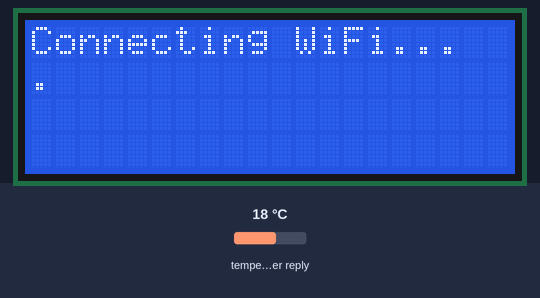
Recording of a sketch running on a simulated ESP32. Parts: 20×4 character LCD. The test bench sets the inputs (shaded band); at power-on: temperature in the weather reply 18 °C. WiFi joins after 1.5 s; servers stay silent unless stated; network time is answered at once with the bench clock; the local clock reads 2024-03-15 10:24:30 at power-on unless the sketch sets it; web services answer with replies made up by the test bench; what the sketch prints to the serial monitor is not drawn.

Above: at 0.6 s.
At 1.9 s:
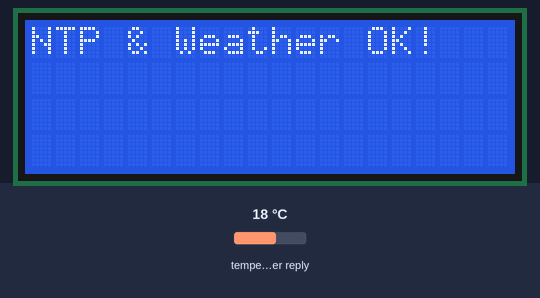
At 4.0 s:
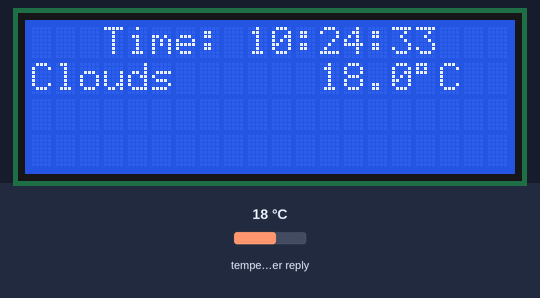
At 11.9 s:
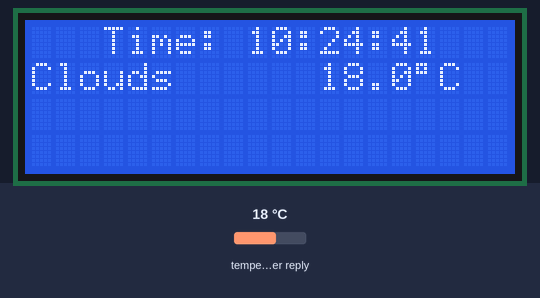
At 20.9 s:
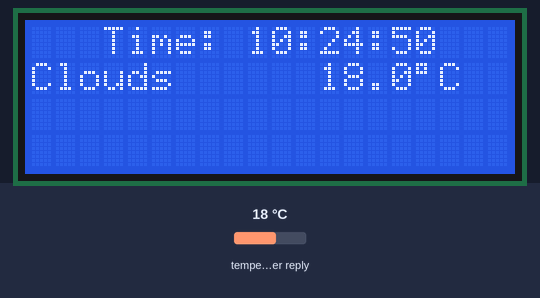
At 38.9 s:
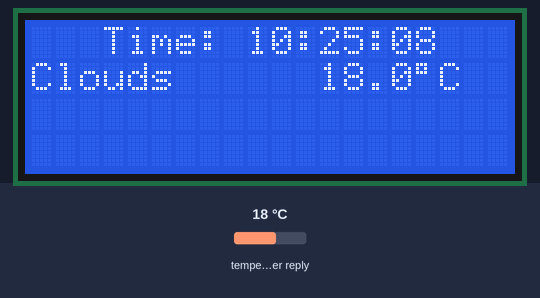

Measured:
- what the display in image 1 shows lasts 2.0 s, from 1.9 s to 3.9 s
- what the display in image 2 shows lasts 1.0 s, from 3.9 s to 4.9 s
- what the display in image 4 shows lasts 1.0 s, from 20.9 s to 21.9 s

The sketch:

Time_n_weather.ino
```cpp
#include <NTPClient.h>
#include <WiFiUdp.h>
#include <WiFi.h>
#include <LiquidCrystal_I2C.h>
#include <Wire.h>
#include <HTTPClient.h>
#include <ArduinoJson.h>

#define button 0

LiquidCrystal_I2C lcd(0x27, 20, 04);
WiFiUDP ntpUDP;
NTPClient timeClient(ntpUDP, "pool.ntp.org", 7 * 3600);

const char* ssid = "HiimTus";
const char* password = "12345678bangchu";

const char* OPEN_WEATHER_MAP_API_KEY = "28e21cc0ecfc6cf52c06b0a4e174cc16";
const char* CITY = "Hanoi";
const char* COUNTRY = "VN";

String weatherDescription = "Loading...";
String more_description = "";
float temperature = 0.0;
float feel_like = 0.0;
float humidity = 0.0;
int pressure = 0;
float wind_speed = 0;
float wind_deg = 0;

unsigned long lastWeatherUpdate = 0;
const long WEATHER_UPDATE_INTERVAL = 15 * 60 * 1000;

int index_of_field = 0;
unsigned long last_press = 0;
bool updated = true;

void getWeatherData() {
  if (WiFi.status() == WL_CONNECTED) {
    HTTPClient http;
    char url[256];
    sprintf(url,
            "http://api.openweathermap.org/data/2.5/weather?q=%s,%s&units=metric&APPID=%s",
            CITY, COUNTRY, OPEN_WEATHER_MAP_API_KEY);

    http.begin(url);
    int httpCode = http.GET();

    if (httpCode > 0) {
      String payload = http.getString();
      DynamicJsonDocument doc(2048);
      DeserializationError error = deserializeJson(doc, payload);

      if (error) {
        Serial.print("deserializeJson() failed: ");
        Serial.println(error.f_str());
        weatherDescription = "JSON Error!";
      } else {
        temperature = doc["main"]["temp"].as<float>();
        feel_like = doc["main"]["feels_like"].as<float>();
        humidity = doc["main"]["humidity"].as<float>();
        pressure = doc["main"]["pressure"].as<int>();
        wind_speed = doc["wind"]["speed"].as<float>();
        wind_deg = doc["wind"]["deg"].as<float>();
        weatherDescription = doc["weather"][0]["main"].as<String>();
        more_description = doc["weather"][0]["description"].as<String>();


        Serial.print("\t ");
        Serial.print(weatherDescription);
        Serial.print(", ");
        Serial.print(temperature);
        Serial.print("°C");
        Serial.print(", ");
        Serial.print(humidity);
        Serial.print("%");
        Serial.print(", ");
        Serial.print(pressure);
        Serial.print("hPa");
        Serial.print(", ");
        Serial.print(wind_speed);
        Serial.print("m/s");
        Serial.print(", ");
        Serial.print(wind_deg);
        Serial.println("°");

      }
    } else {
      Serial.printf("[HTTP] GET failed, error: %s\n", http.errorToString(httpCode).c_str());
      weatherDescription = "API Error!";
    }
    http.end();
  } else {
    weatherDescription = "Connecting...";
  }
}

void setup() {
  Serial.begin(115200);
  pinMode(button, INPUT_PULLUP);

  Wire.begin();
  lcd.init();
  lcd.backlight();
  lcd.print("Connecting WiFi...");
  WiFi.begin(ssid, password);

  while (WiFi.status() != WL_CONNECTED) {
    delay(500);
    Serial.print(".");
    lcd.setCursor(0, 1);
    lcd.print("                ");
    lcd.setCursor(0, 1);
    for (int i = 0; i < (millis() / 500) % 16; i++) {
      lcd.print(".");
    }
  }

  Serial.println("\nWiFi Connected");
  timeClient.begin();
  timeClient.setUpdateInterval(60000);

  getWeatherData();

  lcd.clear();
  lcd.print("NTP & Weather OK!");
  delay(2000);
  lcd.clear();
}

void loop() {
  unsigned long startTime = millis();

  // --- cập nhật thời gian + thời tiết ---
  timeClient.update();

  if (millis() - lastWeatherUpdate >= WEATHER_UPDATE_INTERVAL) {
    Serial.println(timeClient.getFormattedTime());
    getWeatherData();
    lastWeatherUpdate = millis();
    updated = true;
  }

  // --- xử lý nút bấm ---
  if (digitalRead(button) == LOW) {
    if (millis() - last_press > 400) {
      if (WiFi.status() == WL_CONNECTED) {  // chỉ cho bấm khi có WiFi
        index_of_field++;

        if (index_of_field > 3) index_of_field = 0;
        lcd.clear();
      } else {
        index_of_field = 0;  // nếu mất WiFi thì chỉ hiển thị case 0
      }
      updated=true;
      last_press = millis();
    }
    while (digitalRead(button) == LOW) delay(10);
  }

  // --- Nếu mất WiFi -> luôn quay về case 0 ---
  if (WiFi.status() != WL_CONNECTED && index_of_field != 0) {
    index_of_field = 0;
    updated=true;
    lcd.clear();
  }

  // --- tự động quay về case 0 sau 5s không bấm ---
  if (millis() - last_press > 5000 && index_of_field != 0) {
    index_of_field = 0;
    updated=true;
    lcd.clear();
  }

  if (!index_of_field){

    lcd.setCursor(3, 0);
    lcd.print("Time: ");
    lcd.print(timeClient.getFormattedTime());
  }

  // --- hiển thị ---
  if (updated){

    switch (index_of_field) {
      case 0: {
        lcd.setCursor(0, 1);
        lcd.print("                ");
        lcd.setCursor(0, 1);

        if (WiFi.status() == WL_CONNECTED) {
          lcd.print(weatherDescription);
          lcd.setCursor(12, 1);
          lcd.print(temperature, 1);
          lcd.write(0xDF);
          lcd.print("C");
        } else {
          String msg = "Connecting...";
          int startCol = (16 - msg.length()) / 2;
          lcd.setCursor(startCol, 1);
          lcd.print(msg);
        }
        break;
      }

      case 1:
        lcd.setCursor(0, 0);
        lcd.print("  Description   ");
        lcd.setCursor(0, 1);
        lcd.print("                ");
        lcd.setCursor((16 - more_description.length()) / 2, 1);
        lcd.print(more_description);
        break;

      case 2:
        lcd.setCursor(0, 0);
        lcd.print(" Press   Humid  ");
        lcd.setCursor(1, 1);
        lcd.print(pressure);
        lcd.print("hPa");
        lcd.setCursor(9, 1);
        lcd.print(humidity, 1);
        lcd.print("%");
        break;

      case 3:
        lcd.setCursor(0, 0);
        lcd.print(" W-speed  W-dir ");
        lcd.setCursor(1, 1);
        lcd.print(wind_speed, 1);
        lcd.print("m/s");
        lcd.setCursor(10, 1);
        lcd.print(wind_deg, 0);
        lcd.write(0xDF);
        break;
    }
  }
  updated = false ;

  unsigned long runTime = millis() - startTime;
  long remainingDelay = 1000 - runTime;
  if (remainingDelay > 0) delay(remainingDelay);
}
```
